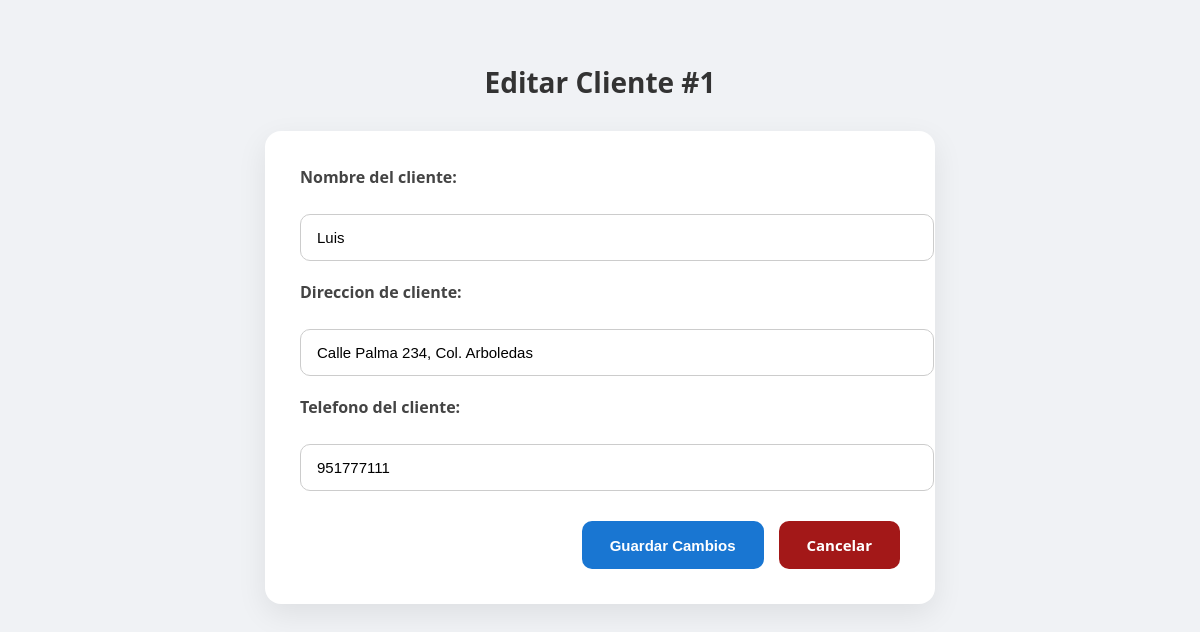
Screenshot of /server/crud_clientes.php?id=1 with the database file from the repository.
### tables this page shows
CREATE TABLE `cliente` (
  `ID_Cliente` int(6) NOT NULL,
  `Nombre_Cliente` varchar(40) NOT NULL,
  `Direc_Cliente` varchar(60) NOT NULL,
  `Telef_Cliente` varchar(10) NOT NULL
);

### server/crud_clientes.php (the view, shortened to what this page needs)
<?php
require_once '../server/conexion_bd.php';
$id = $_GET['id'];
$sql = "SELECT * FROM cliente WHERE ID_Cliente = ?";
$stmt = $conexion->prepare($sql);
$stmt->bind_param("s", $id);
$stmt->execute();
$resultado = $stmt->get_result();
$usuario = $resultado->fetch_assoc();
?>
<!DOCTYPE html>
<html lang="es">
<head>
</head>
<body>
    <h2 style="text-align:center;">Editar Cliente #<?php echo $id; ?></h2>
    <form method="POST">
        <label>Nombre del cliente:</label>
        <input type="text" name="nombre" value="<?php echo htmlspecialchars($usuario['Nombre_Cliente']); ?>" required>
        <label>Direccion de cliente:</label>
        <input type="text" name="direccion" value="<?php echo htmlspecialchars($usuario['Direc_Cliente']); ?>" required>
        <label>Telefono del cliente:</label>
        <input type="number" name="telefono" value="<?php echo htmlspecialchars($usuario['Telef_Cliente']); ?>" required>
        <div class="botones">
            <button type="submit" class="guardar">Guardar Cambios</button>
            <a href="../public/clientes.php" class="cancelar">Cancelar</a>
        </div>
    </form>
</body>
</html>

### server/crud_clientes.php (style rules this page uses)
body { font-family: 'Segoe UI', sans-serif; background: #f0f2f5; padding: 40px; margin: 0; }
h2 { text-align: center; color: #333; margin-bottom: 30px; font-size: 28px; }
form { background: #fff; padding: 35px; border-radius: 16px; max-width: 600px; margin: auto; box-shadow: 0 10px 30px rgba(0, 0, 0, 0.08); display: flex; flex-direction: column; gap: 20px; }
label { font-weight: 600; color: #444; margin-bottom: 6px; display: block; }
input, select { width: 100%; padding: 14px 16px; border: 1px solid #ccc; border-radius: 10px; font-size: 15px; transition: border-color 0.3s ease, box-shadow 0.3s ease; }
.botones { display: flex; justify-content: flex-end; gap: 15px; margin-top: 10px; }
button, .cancelar { padding: 14px 28px; border: none; border-radius: 10px; cursor: pointer; font-weight: 600; transition: background 0.3s ease, transform 0.2s ease; text-decoration: none; font-size: 15px; }
.guardar { background: #1976d2; color: #fff; }
.cancelar { background: #a31818; color: #fff; }

### rows the page displays
cliente: nombre "Luis", direccion "Calle Palma 234, Col. Arboledas", telefono "951777111"

### other values shown
$id "1"
